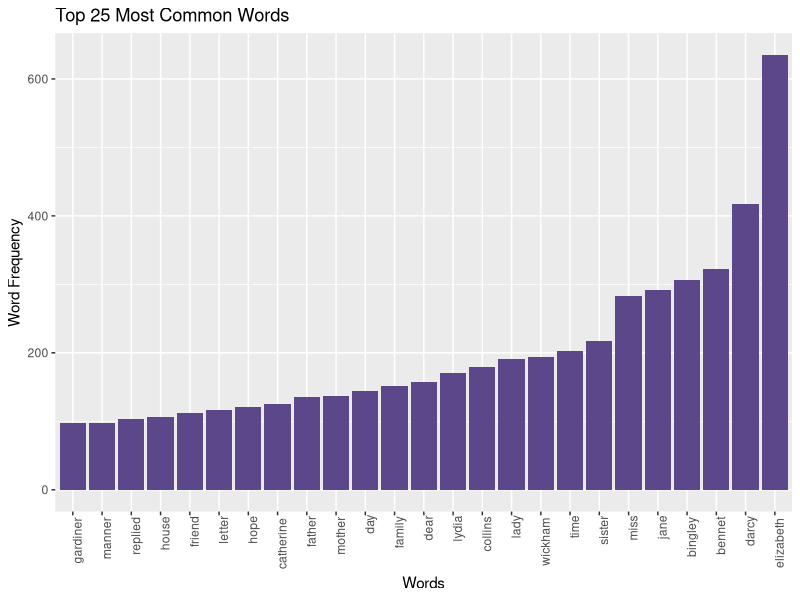

The R script that drew this image:
## ---- chunk 1
suppressPackageStartupMessages(library(janeaustenr))
suppressPackageStartupMessages(library(tidyverse))
suppressPackageStartupMessages(library(tidytext))

## ---- chunk 2
# Selecting Pride&Prejudice book to use in this task
PridePrejudice <- janeaustenr::prideprejudice
## ---- chunk 3
words_text <- PridePrejudice %>%
  str_to_lower() %>%
  str_replace_all("[^[:alpha:]]", " ") %>% # "^[[:alpha:]]" matches any alphabetic character, and "^" negate it => Thus remove all non-alphabetic characters 
  str_split("\\s+") %>%  # "\\s+" = extract words / matches one or more white space characters
  unlist() %>%
  discard(str_detect, "^$") #  discard elements that are empty strings



## ---- chunk 4

# Define stop words list to filter out using a pre-defined source (tidytext::stop_words)
stop_words <- tidytext::stop_words
stop_words_list <- stop_words %>%
  select(word) %>%
  pull()
# Remove stop words
filtered_words <- words_text[!words_text %in% stop_words_list]

## ---- chunk 5
# Create a data frame with word frequencies
word_frequency <- table(filtered_words)
# Convert to data frame for plotting with ggplot2
word_freq_df <- data.frame(Word = names(word_frequency), Frequency = as.numeric(word_frequency))

top_25_words <- word_freq_df %>%  #arrange words by most frequent
  arrange(desc(Frequency)) %>%
  head(25) # select top 25
print(top_25_words)
## ---- chunk 6
ggplot(top_25_words, aes(x = reorder(Word, Frequency), y = Frequency)) +
  geom_bar(stat = "identity", fill = "mediumpurple4") +
  labs(title = "Top 25 Most Common Words", x = "Words", y = "Word Frequency") +
  theme(axis.text.x = element_text(angle = 90, hjust = 1.1))
